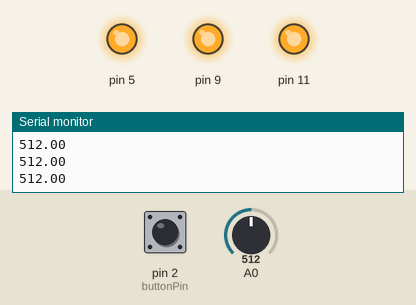
A sketch run on a simulated Arduino Uno, built with avr-gcc and run on an emulated ATmega328P. Shown: output pins drawn as LEDs (lit = HIGH), the last lines printed to the serial monitor. The inputs (shaded band) are chosen by the test bench; at power-on: A0 = 512, pin 2 (buttonPin) LOW.

Above: at 1.2 s.
1.3 s: A0 set to 104
2.8 s: A0 set to 93
At 3.6 s:
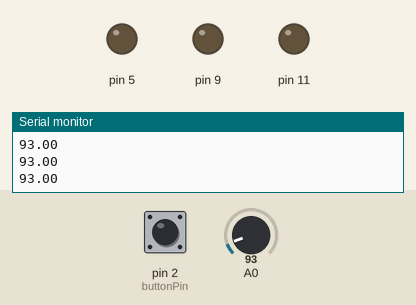
4.3 s: A0 set to 110
At 4.8 s:
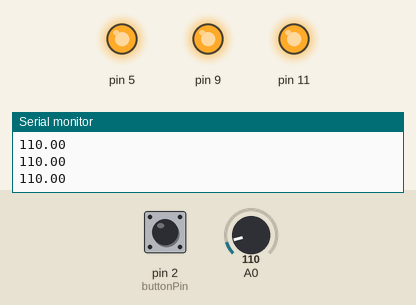
5.8 s: A0 set to 90
At 7.0 s:
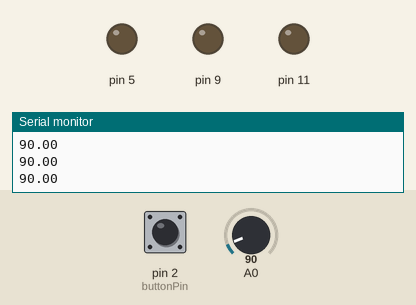
Timing chart, 0 to 8.3 s (numbered marks = the images above; inputs shaded):
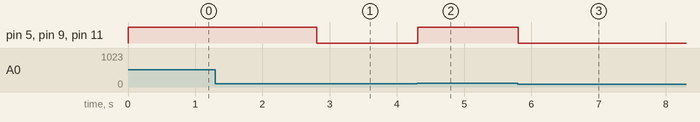

The sketch:

classico.ino
```cpp
const int buttonPin = 2;
int buttonState = 0;

void setup() {
  Serial.begin(9600);
  pinMode(9, OUTPUT);
  pinMode(5, OUTPUT);
  pinMode(11, OUTPUT);

}

void loop() {
  int sensorValue = analogRead(A0);
  buttonState = digitalRead(buttonPin);
  float voltage = sensorValue;
  Serial.println(voltage);
  if (voltage >= 100
     ) {
      digitalWrite(11, 1);
      digitalWrite(5, 1);
      digitalWrite(9, 1);
  }
  else {
    digitalWrite(11, 0);
      digitalWrite(5, 0);
      digitalWrite(9, 0);
  }
}
```

Measured:
- the behaviour switches between 100 and 99 on A0 (found by bisection; images 0 and 1)
- after the input at 2.8 s, pin 5, pin 9, pin 11: HIGH → LOW at once
- after the input at 4.3 s, pin 5, pin 9, pin 11: LOW → HIGH at once
- after the input at 5.8 s, pin 5, pin 9, pin 11: HIGH → LOW at once
